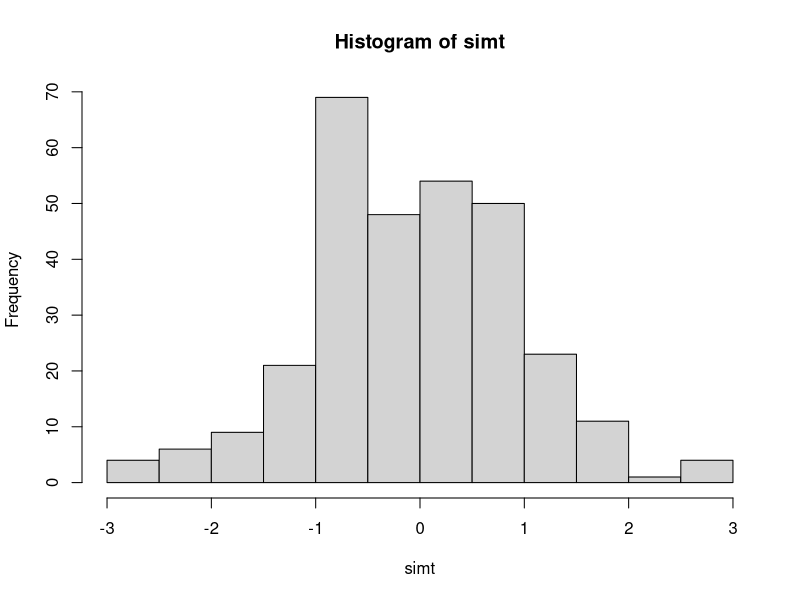
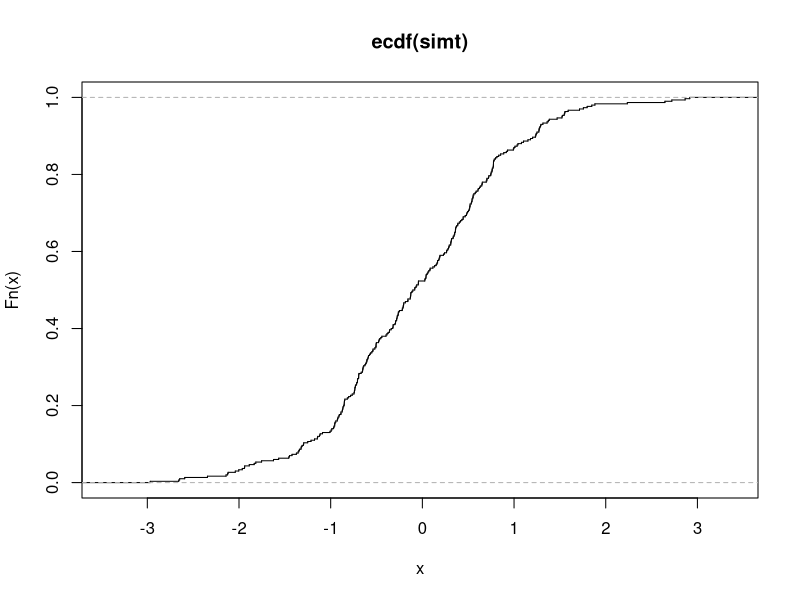

Generate these figures, in order, with R:
## ---- chunk 1
# Comment within some example code
## ---- chunk 2
#Best practice dictates NOT using periods, use _ instead
#names can include a number, but cannot begin with a number
#Every character matters and is case-sensitive

#correct
x1 <- c(1,2,3) #where x1 is the object
X1 <- c(2,3,4) #different from lowercase x1

#incorrect
# 2x <- c(3,4,5)
## ---- chunk 3
# to display the objects which are currently stored within R
objects()

# to remove individual objects
rm(x1,X1)
## ---- chunk 4

v1 <- 1:30 #creating a vextor that includes the integers 1, 2,...29, 30

#logical vector index

v1logical <- v1[v1%%2==0] #vector "v1logical" where only the values that are included are those for which the index vector in brackets is TRUE. Here, this would give you only the even values. 

# positive integer index

v1first10 <- v1[1:10] #vector that selects the first ten values of vector v1

#negative integer index

v1last10 <- v1[-(1:20)] #vector that excludes values 1-20 of vector v1

#character vector index

faces <- c(12, 11, 36, 24) #creates a vector of those values
names(faces) <- c("happy", "angry", "neutral", "surprised") #assigns names to identify each component of a vector
stim_list1 <- faces[c("neutral", "surprised")] #now I can create another vector comprised of the numeric mode values, without having to remember the specific numeric values because they have names

## ---- chunk 5

mode(v1) #returns what the mode is; in this case, "numeric"
length (v1) #returns the length; in this case, 30
attributes(faces) #returns additional, non-instrinsic attributes, like names

as.character(v1) #changes all numeric values in vector v1 to character mode
as.integer(v1) #changes all characters in vector v1 back to integer mode

v2 <- numeric() #creates empty vector of mode numeric
length (v2) <-20 #makes the length 20, all missing values (NA)
v2[5] <- 5.1 #makes the 5th value 5.1

attr(v2, "dim") <- c(5,4) #changes the dimensions to a 5-by-4 matrix

## ---- chunk 6

state <- c("tas", "sa", "qld", "nsw", "nsw", "nt", "wa", "wa","qld", "vic", "nsw", "vic", "qld", "qld", "sa", "tas","sa", "nt", "wa", "vic", "qld", "nsw", "nsw", "wa","sa", "act", "nsw", "vic", "vic", "act")

statef <- factor(state) 

incomes <- c(60, 49, 40, 61, 64, 60, 59, 54, 62, 69, 70, 42, 56,61, 61, 61, 58, 51, 48, 65, 49, 49, 41, 48, 52, 46,59, 46, 58, 43)

incmeans <- tapply(incomes, statef, mean) #apply the mean() function to each group of income by levels of statef

stderr <- function(x) sqrt(var(x)/length(x)) #creates a funciton to calculate standard error

incster <- tapply (incomes, statef, stderr) #apply the newly created stderr function to each group of income by levels of statef

ns <- table(statef) #get n for each state/providence

qt (.025, ns-1) #returns CI with lower tail included for each n

## ---- chunk 7
#They are stored in alphabetical order, or in the order they were specified to factor if they were specified explicitly

ex1 <- c("blue", "red", "green")
ex1f <- factor (ex1) #alphabetical


ex1f2 <- factor(ex1, levels=c("blue", "red", "green"))
levels(ex1f2) #specified order

## ---- chunk 8
a1 <- array(1:36, dim=c(3,6,2))
a1

a1[2,4,1] #finds an element at a specific dimension

## ---- chunk 9
a2 <- array(rep(1:20,length.out=20), dim = c(10,10))
a2

ad <- array(c(1:10, 1:10), dim=c(10,2))
a2[ad] <- 0
a2
## ---- chunk 10
#I did it that way in 5.2, so...?
## ---- chunk 11
a3 <- array(2:37, dim=c(3,6,2))
a1and3 <- 2*a1*a3+1
a1and3
## ---- chunk 12
vec <- as.vector(a2)
vec
## ---- chunk 13
Lst <- list(name="Fred", wife="Mary", no.children=3, child.ages=c(4,7,9))

Lst$name #Fred
Lst[["wife"]] #Mary
Lst[[4]][2] #7
## ---- chunk 14
#giving mulitple lists to 'list()'

#creating some lists to work with
Lst1 <- list(name="Catie",age=21,pets=1)
Lst2 <- list(name="Bob",age=23,pets=6)
Lst3 <- list(name="Mary",age=24,pets=0)

Lst4 <- list(Lst1,Lst2,Lst3) #using list()
Lst5 <- c(Lst1,Lst2,Lst3) #using c()

#when you compare the printouts of both of these, you can see that the c() combined lists do not have double-bracket operators for each of the 3 lists that were combined.
Lst4 
Lst5 

Lst4[[2]] [2] #to get Bob's age, it returns 23
Lst5[[2]] [2] #NA, can't do it!

#list() can combine lists that have elements of different types
## ---- chunk 15
#A list or a matrix which satisfies the restrictions of a data frame can be coerced into a data frame using the function as.data.frame()
## ---- chunk 16
simt <- rt(300,299) #simulate t-dist
stem(simt) #examine stem-and-leaf plot
hist(simt) #examine histogram
plot(ecdf(simt), do.points=FALSE, verticals=TRUE) #plot the distribution function
shapiro.test(simt) #Shapiro-Wilk test
ks.test(simt, "pnorm", mean = mean(simt), sd = sqrt(var(simt))) #One-sample Kolmogorov-Smirnov test
## ---- chunk 17
#ifelse(test, what to return if test is true, what to return if test is false) is a vectorized version of the if/else concept that applies the test to each item of a vector and returns the true or false value for each item
ex1 <- c(1:12)
ifelse(ex1>=7,"upper","lower")

#if() else evaluates a condition once, unless part of a for loop

if (6<7) "RIGHT!" else "NO WAY!"
## ---- chunk 18
#To get the square of each of the integers 1-5
num1 = c(1:5)
num1_sq = NULL

for (i in 1:5) {
num1_sq [i] = num1 [i]^2
}
print(num1_sq)
